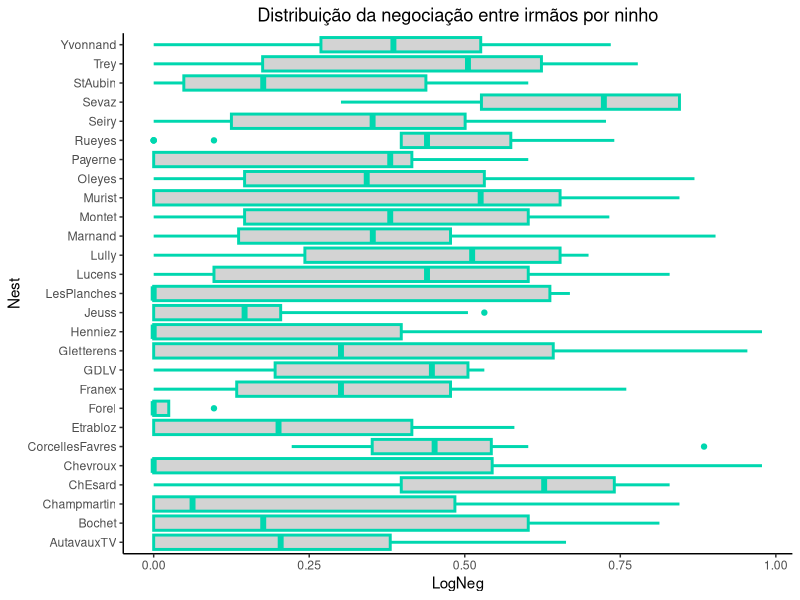
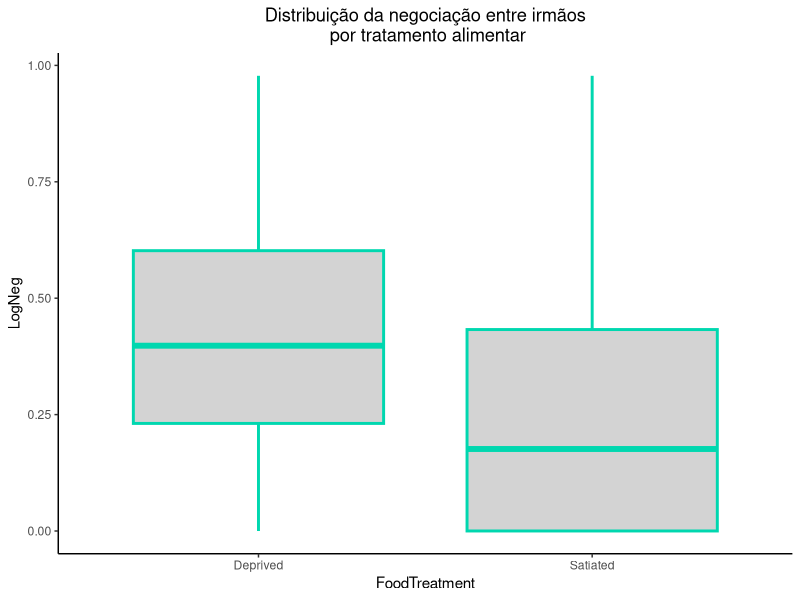
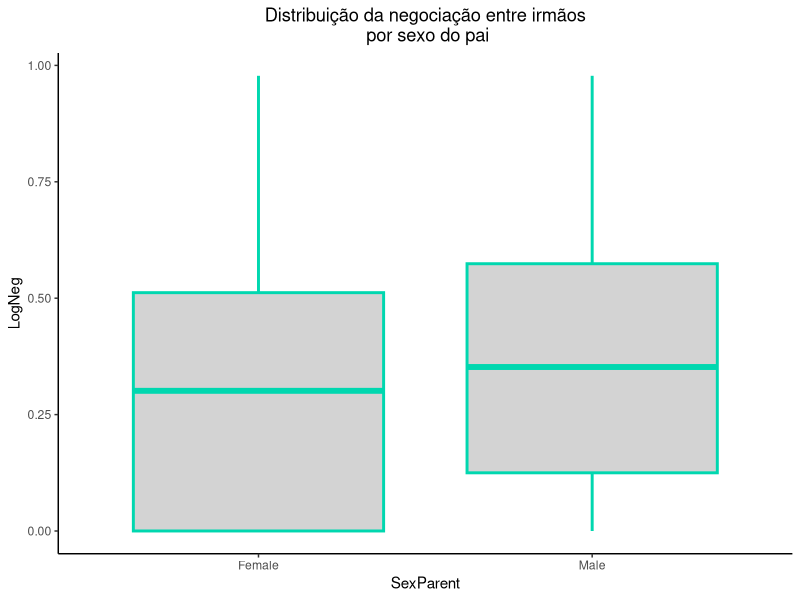
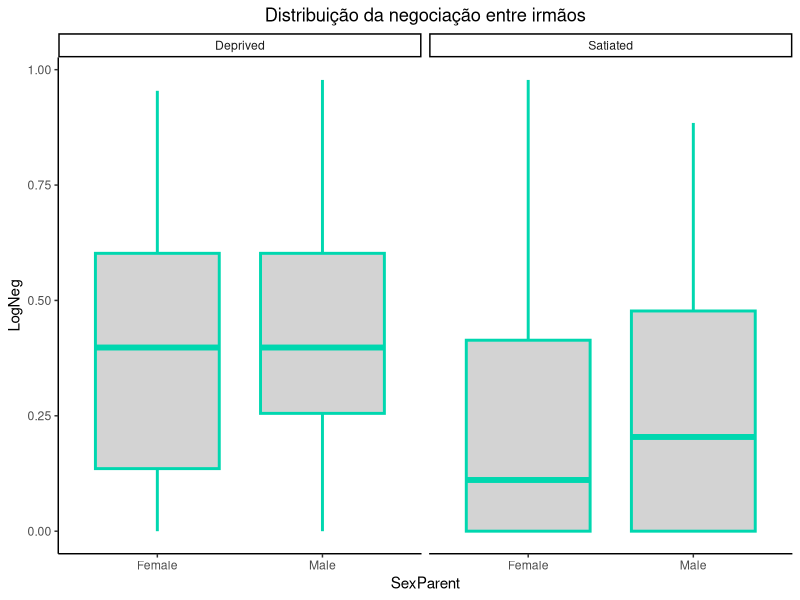
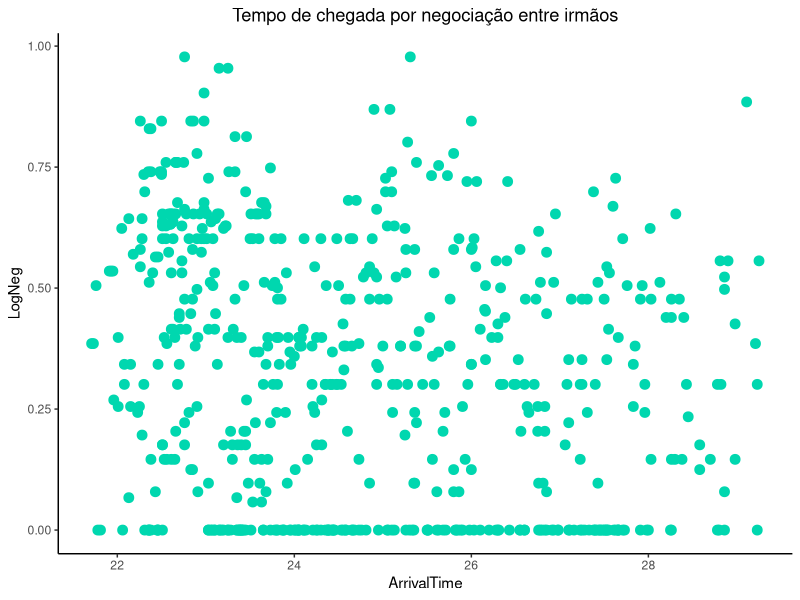
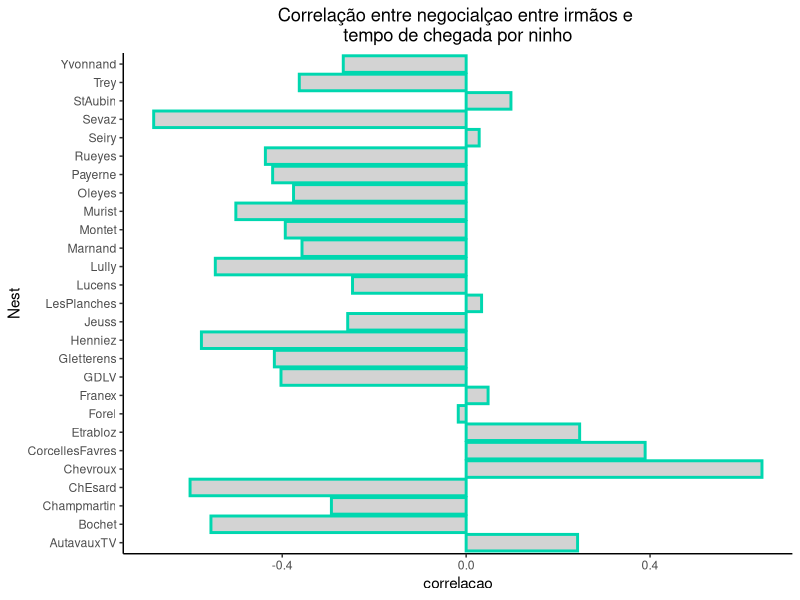
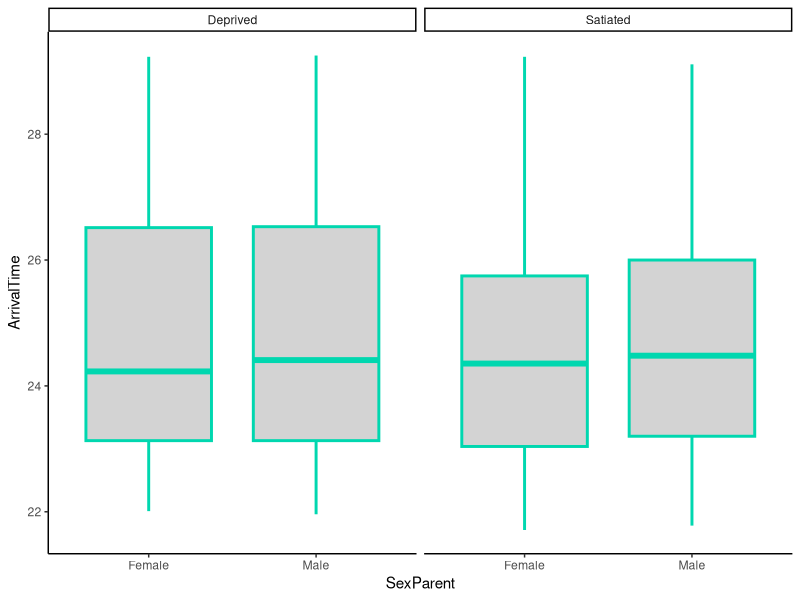

Source code (R) for these figures, in order:
## ---- chunk 1

## importando os pacotes
library(glmmTMB)
library(tidyverse)
library(knitr)
library(ggplot2)
library(nlme)

## importando os dados
data(Owls, package = "glmmTMB")

## ---- chunk 2

Owls$LogNeg <- log10(Owls$NegPerChick+1)

## ---- chunk 3

Owls %>% group_by(Nest) %>%
  summarise(contagem = n()) %>%
  arrange(contagem) %>%
  kable(row.names = F, align = "c")

## ---- chunk 4

ggplot(Owls) +
  geom_boxplot(aes(x = Nest, y = LogNeg), 
               fill = '#D3D3D3', 
               color = '#00d7af', 
               size = 1) +
  coord_flip() + theme_classic() + 
  ggtitle('Distribuição da negociação entre irmãos por ninho') +
  theme(plot.title = element_text(hjust = 0.5))

## ---- chunk 5

ggplot(Owls) +
  geom_boxplot(aes(x = FoodTreatment, y = LogNeg), 
               fill = '#D3D3D3', 
               color = '#00d7af', 
               size = 1) +
  theme_classic() +
  ggtitle('Distribuição da negociação entre irmãos\n por tratamento alimentar') +
  theme(plot.title = element_text(hjust = 0.5))


## ---- chunk 6

ggplot(Owls) +
  geom_boxplot(aes(x = SexParent, y = LogNeg), 
               fill = '#D3D3D3', 
               color = '#00d7af', 
               size = 1) +
  theme_classic() +
  ggtitle('Distribuição da negociação entre irmãos\n por sexo do pai') +
  theme(plot.title = element_text(hjust = 0.5))


## ---- chunk 7

ggplot(Owls) +
  geom_boxplot(aes(x = SexParent, y = LogNeg), 
               fill = '#D3D3D3', 
               color = '#00d7af', 
               size = 1) +
  theme_classic() + facet_grid(~FoodTreatment) +
  ggtitle('Distribuição da negociação entre irmãos') +
  theme(plot.title = element_text(hjust = 0.5))

## ---- chunk 8

ggplot(Owls) +
  geom_point(aes(x = ArrivalTime, y = LogNeg), color = '#00d7af', size = 3) +
  theme_classic() + ggtitle('Tempo de chegada por negociação entre irmãos') +
  theme(plot.title = element_text(hjust  = 0.5))

## ---- chunk 9

Owls %>%
  group_by(Nest) %>%
  summarise(correlacao = cor(ArrivalTime, LogNeg)) %>%
  ggplot() +
  geom_col(aes(x = Nest, y = correlacao), 
           fill = '#D3D3D3', 
               color = '#00d7af', 
               size = 1) +
  theme_classic() +
  coord_flip() + ggtitle('Correlação entre negocialçao entre irmãos e \ntempo de chegada por ninho') + theme(plot.title = element_text(hjust = 0.5))

## ---- chunk 10

ggplot(Owls) + 
  geom_boxplot(aes(x = SexParent, y = ArrivalTime), 
               fill = '#D3D3D3', 
               color = '#00d7af', 
               size = 1) +
  facet_grid(~FoodTreatment) + theme_classic()

## ---- chunk 11

negociacao <- lme(LogNeg~SexParent+FoodTreatment+ArrivalTime, random= ~1| Nest, data = Owls)
summary(negociacao)

## ---- chunk 12

com_SexParent <- lme(LogNeg~SexParent+FoodTreatment+ArrivalTime, 
                     random= ~1| Nest, 
                     method = "ML", 
                     data = Owls)

sem_SexParent <- lme(LogNeg~FoodTreatment+ArrivalTime, 
                     random= ~1| Nest, 
                     method = "ML", 
                     data = Owls)

anova(sem_SexParent, com_SexParent)

## ---- chunk 13

sem_SexParent <- lme(LogNeg~FoodTreatment+ArrivalTime, random= ~1| Nest, data = Owls)
sem_SexParent

## ---- chunk 14

Owls_Forel <- Owls %>% filter(Nest == 'Forel')

Owls_Forel %>% 
  select(Nest, 
         FoodTreatment, 
         SexParent, 
         ArrivalTime, 
         LogNeg) %>%
  kable(row.names = F)

## ---- chunk 15

Owls_Forel %>%
  select(LogNeg) %>%
  kable(row.names = F, col.names = '')

## ---- chunk 16

#rs1 <- reStruct(LogNeg~FoodTreatment+ArrivalTime, data = Owls)
#model.matrix(rs1, data = Owls)[158:161,]

Owls_Forel %>% mutate(intercepto = c(1,1,1,1),
                                  FoodTreatmentSatiated = ifelse(FoodTreatment == 'Satiated', 1, 0)) %>% 
  select(intercepto, FoodTreatmentSatiated, ArrivalTime) %>%
  kable(row.names = F)

## ---- chunk 17

sem_SexParent$coefficients$fixed %>%
  kable(col.names = '')

## ---- chunk 18

c(1, 1, 1, 1) %>% kable(col.names = '')

## ---- chunk 19

sem_SexParent$coefficients$random$Nest['Forel',] %>%
  kable(col.names = '')

## ---- chunk 20

sem_SexParent
